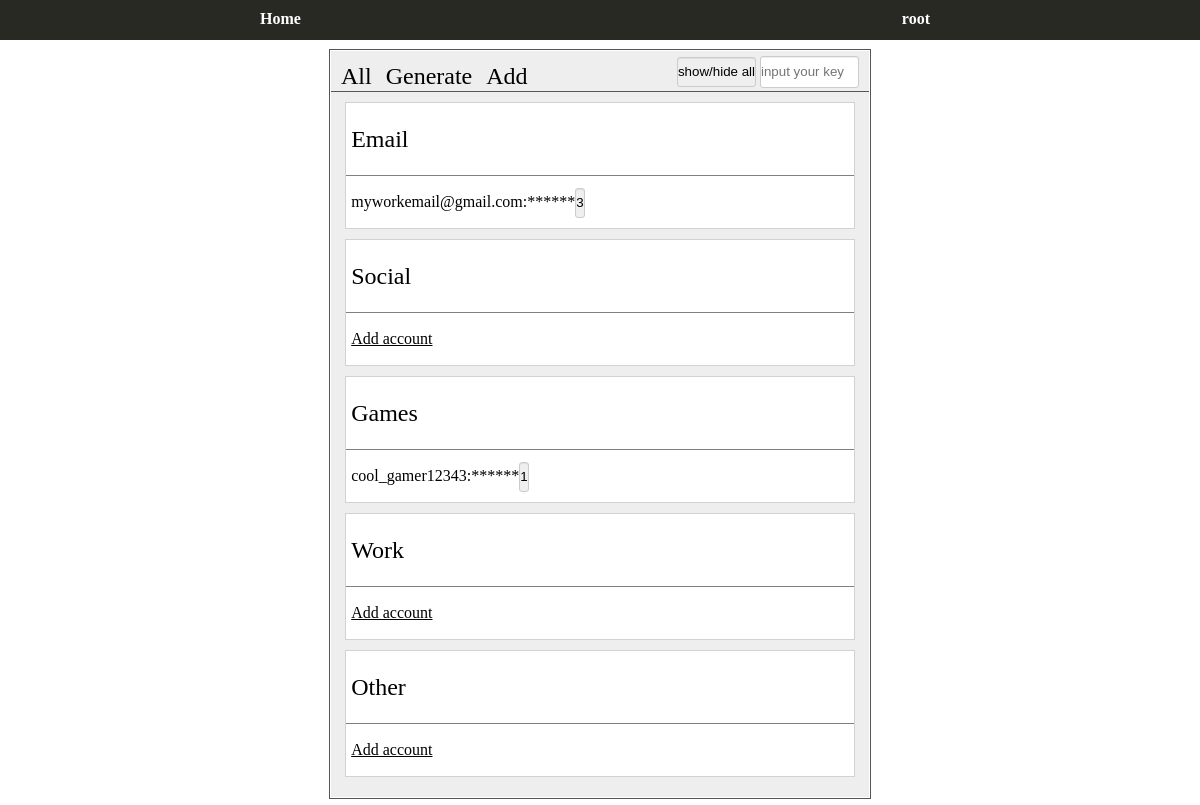
Page / (signed in) on the earlier database version.
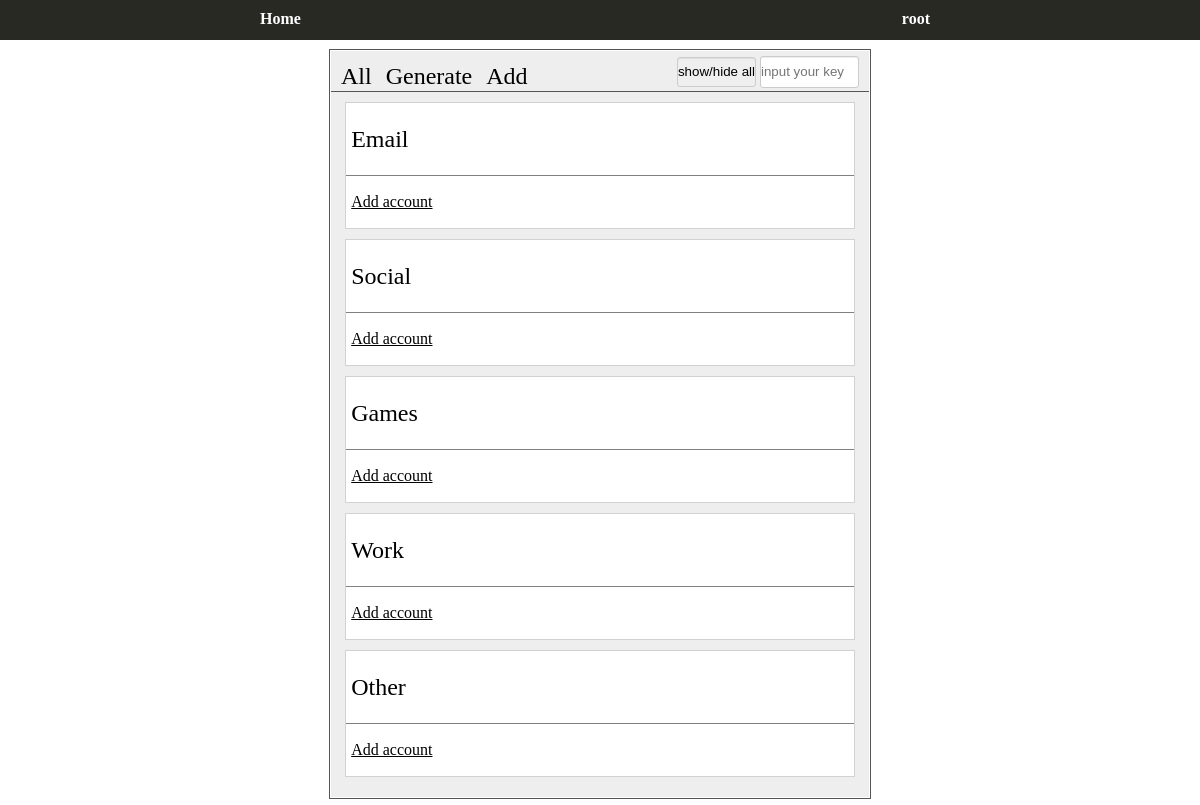
Same page on the later database version.
### app/models.py (models this page shows, shortened)
class User(db.Model, UserMixin):
    id = db.Column(db.Integer, primary_key=True)
    email = db.Column(db.String(120), unique=True, index=True)
    username = db.Column(db.String(64), unique=True, index=True)
    password_hash = db.Column(db.String(128))
    key_hash = db.Column(db.String(128))
    is_validated = db.Column(db.Boolean, default=False, index=True)
    validate_code = db.Column(db.Integer, index=True)
    time_to_validate = db.Column(db.DateTime())
    account = db.relationship("Account", backref="master", lazy="dynamic")

class Account(db.Model):
    id = db.Column(db.Integer, primary_key=True)
    user_id = db.Column(db.Integer, db.ForeignKey("user.id"))
    login = db.Column(db.String(64), index=True)
    account_type = db.Column(db.String(64), index=True)
    password = db.Column(db.String(128), index=True)

### app/views.py (the view, shortened to what this page needs)
@app.route("/", methods=["POST", "GET"])
@login_required
def index():
    form = IndexForm()
    accounts = []
    account_types = ["Email", "Social", "Games", "Work", "Other"]
    decrypted_passwords = []  # список, который будет содержать упорядоченный по типу аккаунта пароли
    return render_template("index/index.html", title="home", form=form, accounts=Account, account_types=account_types)

### app/forms.py
class IndexForm(FlaskForm):
    key = PasswordField("Key")
    submit = SubmitField("show/hide all")
    submit = SubmitField("delete")

### app/models.py (called while the page is built)
@login.user_loader
def load_user(id):
    return User.query.get(int(id))

### app/templates/index/index.html (shortened to what this page needs)
{% extends "index/base.html" %}
{% block right_nav %}
    {{ form.submit(value="show/hide all") }} {{ form.key(size=10, placeholder="input your key")}}
{% endblock %}
{% block index_content %}
    <div class="wrapper_form">
            {% if decrypted_passwords %}
                {% for account_type in account_types %}
                    <div class="block_data">
                        <div class="type">
                            {{ account_type }}
                        </div>
                        {% if accounts.query.filter_by(master=current_user, account_type=account_type).all()|length != 0 %}
                            {% for i in range(accounts.query.filter_by(master=current_user, account_type=account_type).count()) %}
                                <form metod="POST">
                                    {{ form.hidden_tag() }}
                                    <div class="text">
                                            {{ accounts.query.filter_by(master=current_user, account_type=account_type)[i].login }}:{{ decrypted_passwords[account_types.index(account_type)][account_type][i]}} {{ form.submit(value=accounts.query.filter_by(master=current_user, account_type=account_type)[i].id)  }}
                                    </div>
                                </form>
                            {% endfor %}
                        {% elif accounts.query.filter_by(master=current_user, account_type=account_type).all()|length == 0 %}
                            <div class="text"><a href="/index/add">Add account</a></div>
                        {% endif %}
                    </div>
                {% endfor %}
            {% else %}
                {% for account_type in account_types %}
                    <div class="block_data">
                        <div class="type">
                            {{ account_type }}
                        </div>
                        {% if accounts.query.filter_by(master=current_user, account_type=account_type).all()|length != 0 %}
                            <form method="POST">
                                {% for account in accounts.query.filter_by(master=current_user, account_type=account_type).all() %}
                                    <div class="text">{{ account.login }}:******{{ form.submit(value=account.id) }}</div>
                                {% endfor %}
                            </form>
                        {% elif accounts.query.filter_by(master=current_user, account_type=account_type).all()|length == 0 %}
                            <div class="text"><a href="/index/add">Add account</a></div>
                        {% endif %}
                    </div>
                {% endfor %}
            {% endif %}
    </div>
{% endblock %}

### app/templates/index/base.html (shortened to what this page needs)
{% extends "base.html" %}
{% block css %}
    <link rel="stylesheet" type="text/css" href=" {{ url_for("static", filename="css/index/index.css") }} ">
{% endblock %}
{% block content %}
    <div class="index_wrapper">
        <div class="content">
            <div class="nav_content">
                <nav>
                    <div class="left_nav">
                            <a href="/">All</a>
                            <a href="/index/generate">Generate</a>
                            <a href="/index/add">Add</a>
                    </div>
                    <div class="right_nav">
                        <form action="" method="POST">
                            {% block right_nav %}
                            {% endblock %}
                        </form>
                    </div>
                </nav>
            </div>
            <form action="" method="POST">
                {% block index_content %}
                {% endblock %}
            </form>
        </div>
    </div>
{% endblock %}

### app/templates/base.html (shortened to what this page needs)
<!DOCTYPE html>
<html>
<head>
    <link rel="stylesheet" href="{{ url_for("static", filename="css/base.css") }}">
    {% block css %}
    {% endblock %}
</head>
<body>
    <header>
        <div class="head_wrapper">
            <nav>
                <div class="left_nav">
                    <a href="{{ url_for("index") }}">Home</a>
                </div>
                <div class="right_nav">
                    {% if not current_user.is_anonymous %}
                        <ul class="topmenu">
                            <li>
                                <a href="">{{ current_user.username }}</a>
                            </li>
                        </ul>
                    {% else %}
                        <a href="{{ url_for("login") }}">Sign in</a>
                        <a href="{{ url_for("reg") }}">Sign up</a>
                    {% endif %}
                </div>
            </nav>
        </div>
    </header>
    <div class="wrapper_content">
        {% block content %}
        {% endblock %}
    </div>
</body>
</html>

### app/static/css/base.css (style rules this page uses)
* { padding: 0; margin: 0; }
input { border: 1px solid #cccccc; -webkit-border-radius: 3px; -moz-border-radius: 3px; border-radius: 3px; -webkit-box-shadow: inset 0 1px 1px rgba(0, 0, 0, 0.075); -moz-box-shadow: inset 0 1px 1px rgba(0, 0, 0, 0.075); box-shadow: inset 0 1px 1px rgba(0, 0, 0, 0.075); -webkit-transition: border linear 0.2s, box-shadow linear 0.2s; -moz-transition: border linear 0.2s, box-shadow linear 0.2s; -ms-transition: border linear 0.2s, box-shadow linear 0.2s; -o-transition: border linear 0.2s, box-shadow linear 0.2s; transition: border linear 0.2s, box-shadow linear 0.2s; height: 30px; }
body { margin-bottom: 10px; }
header { background: #282923; height: 40px; min-width: 650px; }
.head_wrapper { width: 60%; min-width: 650px; margin-left: auto; margin-right: auto; }
header a, a:visited { text-decoration: none; color: white }
header nav { width: 100%; padding-top: 10px; display: inline-block; }
header a { font-weight: bold; padding: 20px; }
header .left_nav { float: left; margin-right: auto; }
header .right_nav { float: right; margin-right: 10px; height: 30px; text-align: right; }
.topmenu { color: #BDBFC0; list-style: none; }
.wrapper_content { width: 50%; margin-left: auto; margin-right: auto; }

### app/static/css/index/index.css (style rules this page uses)
.index_wrapper { width: 90%; margin-left: auto; margin-right: auto; }
.content { margin-top: 10px; background: #eeeeee; border: solid 1px white; outline: solid 1px #555652; }
.nav_content { border-bottom: solid 1px #555652; height: 40px; }
.nav_content a, .block_data a { color: black; font-size: 1em; }
.nav_content a { font-size: 1.5em; text-decoration: none; }
.nav_content a:not(:first-child) { padding-left: 10px; }
.nav_content { line-height: 40px; }
.nav_content .left_nav { float: left; padding-left: 10px; line-height: 50px; }
.nav_content .right_nav { width: 50%; text-align: right; margin-left: auto; padding-right: 10px; }
.block_data { width: 98%; margin-left: auto; margin-right: auto; background: white; border: solid 1px #d2d2d2; line-height: 52px; }
.block_data .text { padding-left: 5px; }
.wrapper_form { padding: 10px; }
.block_data { margin-bottom: 10px; }
.type { font-size: 1.5em; padding-top: 10px; padding-bottom: 10px; padding-left: 5px; border-bottom: solid 1px gray; }

Differences in the rows shown:
removed Account: login "myworkemail@gmail.com", shown under "Email"
removed Account: login "cool_gamer12343", shown under "Games"
Other differences:
new list line: "Add account"
